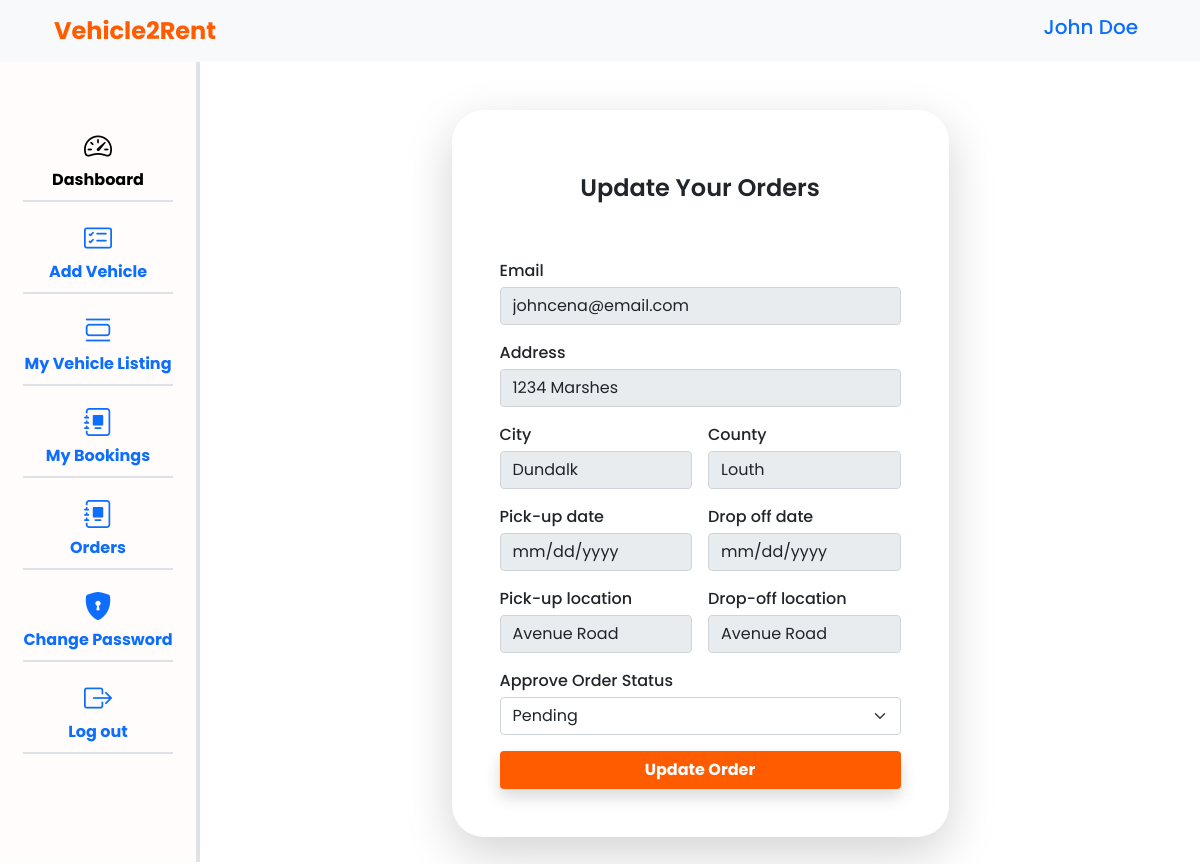
/bookings/update-order/687dd358-45a4-482c-8f38-d64227c46447 (signed in), run on the app's committed database.
### apps/users/models.py (models this page shows, shortened)
class CustomUser(BaseModel, PermissionsMixin, AbstractBaseUser):
    first_name = models.CharField(max_length=100)
    last_name = models.CharField(max_length=100)
    email = models.EmailField(unique=True, max_length=100)
    gender = models.CharField(
        default="male", choices=choices.GENDER, max_length=10)
    phone_no = models.CharField(max_length=50, blank=True)
    document_type = models.CharField(
        max_length=100, choices=choices.DOCUMENT_TYPES)
    document = models.FileField(upload_to="documents/", help_text=_(
        "upload a legal document that truely identifies you for verification."),
        blank=True, null=True)
    profile_picture = models.ImageField(
        upload_to="profile picture/", default="images/dummy.png")
    personal_description = models.TextField(
        max_length=500, blank=True, null=True)
    is_active = models.BooleanField(default=True)
    is_staff = models.BooleanField(default=False)
    is_superuser = models.BooleanField(default=False)
    objects = CustomUserManager()
    USERNAME_FIELD = 'email'
    REQUIRED_FIELDS = ['first_name', 'last_name']
    class Meta:
        verbose_name = "User"
        verbose_name_plural = "Users"
    def get_full_name(self):
        return f"{self.first_name.capitalize()} {self.last_name.capitalize()}"

### apps/bookings/models.py (models this page shows, shortened)
class Booking(BaseModel):
    vehicle = models.ForeignKey(Vehicle, on_delete=models.CASCADE, related_name="booking")
    renter = models.ForeignKey(CustomUser, on_delete=models.SET_NULL, null=True, blank=True)
    renter_driver_license = models.FileField(blank=True, null=True)
    start_date = models.DateTimeField()
    end_date = models.DateTimeField()
    address = models.CharField(max_length=250, blank=True, null=True)
    city = models.CharField(max_length=100, blank=True, null=True)
    county = models.CharField(max_length=100, blank=True, null=True)
    total_price = models.DecimalField(max_digits=10, decimal_places=2)
    total_hours = models.CharField(max_length=50, blank=True, null=True)
    pickup_location = models.CharField(max_length=150, blank=True, null=True)
    dropoff_location = models.CharField(max_length=150, blank=True, null=True)
    status = models.CharField(max_length=100, choices=choices.BOOKING_APPROVAL, default="Pending")
    class Meta:
        verbose_name = "Booking"
        verbose_name_plural = "Bookings"

### apps/bookings/views.py (the view, shortened to what this page needs)
class UpdateOrderView(LoginRequiredMixin, generic.UpdateView):
    model = Booking
    fields = "__all__"
    template_name = "bookings/edit_order.html"
    context_object_name = "order"
    pk_url_kwarg = "id"
    success_url = reverse_lazy("order_list")
    def get_context_data(self, **kwargs):
        context = super().get_context_data(**kwargs)
        context["ORDER_STATUS"] = choices.BOOKING_APPROVAL
        return context

### apps/bookings/templates/bookings/edit_order.html (shortened to what this page needs)
{% extends "dashboard.html" %}
{% block content %}
    <main>
      <div class="container-sm">
        <div class="d-grid col-12 col-md-7 mx-auto py-5">
          <div class="bg-white rounded-5 shadow-lg py-5 px-5">
            <h4 class="fw-semibold text-center pt-3 pb-5">Update Your Orders</h4>
            <form action="{% url "update_order" order.id %}" method="post">
              <div class="mb-3">
                <label for="email" class="form-label mb-1 fw-medium">Email</label>
                <input type="email" id="email" name="email" class="form-control" placeholder="email@email.com" value="{{ order.renter.email }}" disabled required />
              </div>
              <div class="mb-3">
                <label for="address" class="form-label mb-1 fw-medium">Address</label>
                <input type="text" id="address" name="address" class="form-control" placeholder="123 my street" value="{{ order.address }}" disabled required />
              </div>
              <div class="row row-cols-1 row-cols-md-2 g-3 mb-3">
                <div class="">
                  <label for="city" class="form-label mb-1 fw-medium">City</label>
                  <input type="text" id="city" name="city" class="form-control" placeholder="city" value="{{ order.city }}" disabled required />
                </div>
                <div class="">
                  <label for="county" class="form-label mb-1 fw-medium">County</label>
                  <input type="text" id="county" name="county" class="form-control" placeholder="Doe" value="{{ order.county }}" disabled required/>
                </div>
              </div>
              <div class="row row-cols-1 row-cols-md-2 g-3 mb-3">
                <div class="">
                  <label for="pickUp" class="form-label mb-1 fw-medium">Pick-up date</label>
                  <input type="date" id="pickUp" name="pickUp" class="form-control" value="{{ order.start_date }}" disabled required />
                </div>
                <div class="">
                  <label for="dropOff" class="form-label mb-1 fw-medium">Drop off date</label>
                  <input type="date" id="dropOff" name="dropOff" class="form-control" value="{{ order.end_date }}" disabled required />
                </div>
              </div>
              <div class="row row-cols-1 row-cols-md-2 g-3 mb-3">
                <div class="">
                  <label for="pickUpLocation" class="form-label mb-1 fw-medium">Pick-up location</label>
                  <input type="text" id="pickUpLocation" name="pickUpLocation" class="form-control" placeholder="rental address" value="{{ order.pickup_location }}" disabled required />
                </div>
                <div class="">
                  <label for="dropOffLocation" class="form-label mb-1 fw-medium" >Drop-off location</label>
                  <input type="text" id="dropOffLocation" name="dropOffLocation" class="form-control" placeholder="rental address" value="{{ order.dropoff_location }}" disabled required />
                </div>
              </div>
              <div>
                <label for="order-status" class="form-label mb-1 fw-medium">Approve Order Status</label>
                <select class="form-select" aria-label="Default select example" id="temp" name="order-status">
                  {% for value, label in ORDER_STATUS %}
                    <option value="{{ value }}" {% if order.status == value %}selected{% endif %}>{{ label }}</option>
                  {% endfor %}
                </select>
              </div>
              <button type="submit" class="justify-content-center btn w-100 mt-3 d-flex gap-2 align-items-center fw-bolder shadow custom-btn" >
                <span class="text-white">Update Order</span>
              </button>
            </form>
          </div>
        </div>
      </div>
    </main>
{% endblock content %}

### templates/dashboard.html (shortened to what this page needs)
{% load static %}
<!DOCTYPE html>
<html lang="en">
<head>
    <link rel="stylesheet" href="https://cdn.jsdelivr.net/npm/bootstrap-icons@1.11.3/font/bootstrap-icons.min.css" />
    <link href="https://cdn.jsdelivr.net/npm/bootstrap@5.3.3/dist/css/bootstrap.min.css" rel="stylesheet"/>
    <link rel="stylesheet" href="{% static "./bootstrap/css/bootstrap.min.css" %}" />
    <link rel="stylesheet" href="{% static "./css/index.css" %}"/>
    <link rel="stylesheet" href="{% static "./css/dashboard.css" %}"/>
</head>
<body class="border-3">
  <header>
    <nav class="navbar navbar-expand-lg bg-body-tertiary">
      <div class="container-sm">
        <div class="collapse navbar-collapse" id="navbarSupportedContent">
          <a class="navbar-brand d-none d-lg-block fw-bold fs-4 me-auto" href="{% url "home" %}">Vehicle2Rent</a>
          <ul class="navbar-nav mb-2 fw-medium fs-5 mb-lg-0">
            <li class="nav-item">
              <a class="nav-link">{{ user.get_full_name }}</a>
            </li>
          </ul>
        </div>
      </div>
    </nav>
  </header>
  <main class="d-flex">
    <aside class="col-2 border-end border-4 position-fixed z-2 d-none d-md-block">
      <div class="overflow-y-auto h-100">
        <nav class="nav flex-column align-items-center justify-content-center">
          <ul class="navbar-nav text-black my-5">
            <li class="nav-item fw-bold border-2 border-bottom pt-3">
              <a class="nav-link active d-flex flex-column align-items-center justify-content-center"
                aria-current="page" href="{% url "user_profile" %}">
                <div>
                  <i class="bi bi-speedometer2 fs-3"></i>
                </div>
                <span> Dashboard </span>
              </a>
            </li>
            <li class="nav-item fw-bold border-2 border-bottom pt-3">
              <a class="nav-link d-flex flex-column align-items-center justify-content-center"
                href="{% url "add_vehicle" %}">
                <div>
                  <i class="bi bi-card-checklist fs-3"></i>
                </div>
                <span> Add Vehicle </span>
              </a>
            </li>
            <li class="nav-item fw-bold border-2 border-bottom pt-3">
              <a class="nav-link d-flex flex-column align-items-center justify-content-center" href="{% url "vehicle_list" %}">
                <div>
                  <i class="bi bi-view-list fs-3"></i>
                </div>
                <span> My Vehicle Listing </span>
              </a>
            </li>
            <li class="nav-item fw-bold border-2 border-bottom pt-3">
              <a class="nav-link d-flex flex-column align-items-center justify-content-center" href="{% url "booking_list" %}">
                <div>
                  <i class="bi bi-journal-album fs-3"></i>
                </div>
                <span>My Bookings</span>
              </a>
            </li>
             <li class="nav-item fw-bold border-2 border-bottom pt-3">
              <a class="nav-link d-flex flex-column align-items-center justify-content-center" href="{% url "order_list" %}">
                <div>
                  <i class="bi bi-journal-album fs-3"></i>
                </div>
                <span>Orders</span>
              </a>
            </li>
             <li class="nav-item fw-bold border-2 border-bottom pt-3">
              <a class="nav-link d-flex flex-column align-items-center justify-content-center"
                href="{% url "change_password" %}">
                <div>
                  <i class="bi bi-shield-lock-fill fs-3"></i>
                </div>
                <span> Change Password </span>
              </a>
            </li>
            <li class="nav-item d-flex align-items-center justify-content-center fw-bold border-2 border-bottom pt-3">
                <a href="{% url "user_logout" %}" class="nav-link d-flex flex-column align-items-center justify-content-center">
                    <div>
                    <i class="bi bi-box-arrow-right fs-3"></i>
                    </div>
                    <span> Log out </span>
                </a>
            </li>
          </ul>
        </nav>
      </div>
    </aside>
    <div class="col-2 d-none d-md-block"></div>
    <div class="col-12 col-md-9 mx-auto password">
      {% block content %}{% endblock content %}
    </div>
  </main>
</body>
</html>

### staticfiles/css/index.css (style rules this page uses)
:root { --custom-pri: #ff5c00; --white: #ffffff; }
* { margin: 0; padding: 0; box-sizing: border-box; }
body { font-family: "Poppins", sans-serif; }
main { min-height: 80vh; }
.custom-btn { background-color: var(--custom-pri); }
nav .navbar-brand { color: var(--custom-pri); }

### staticfiles/css/dashboard.css (style rules this page uses)
aside { background-color: rgba(255, 92, 0, 0.015); min-height: 100vh; }
.nav-link { padding-top: 0; }
aside { height: 100vh; padding-bottom: 40px; }

### data on the page
CustomUser: get_full_name "John Doe"
Booking: email "johncena@email.com", address "1234 Marshes", city "Dundalk", county "Louth", pickUpLocation "Avenue Road", dropOffLocation "Avenue Road", order-status "Pending"
